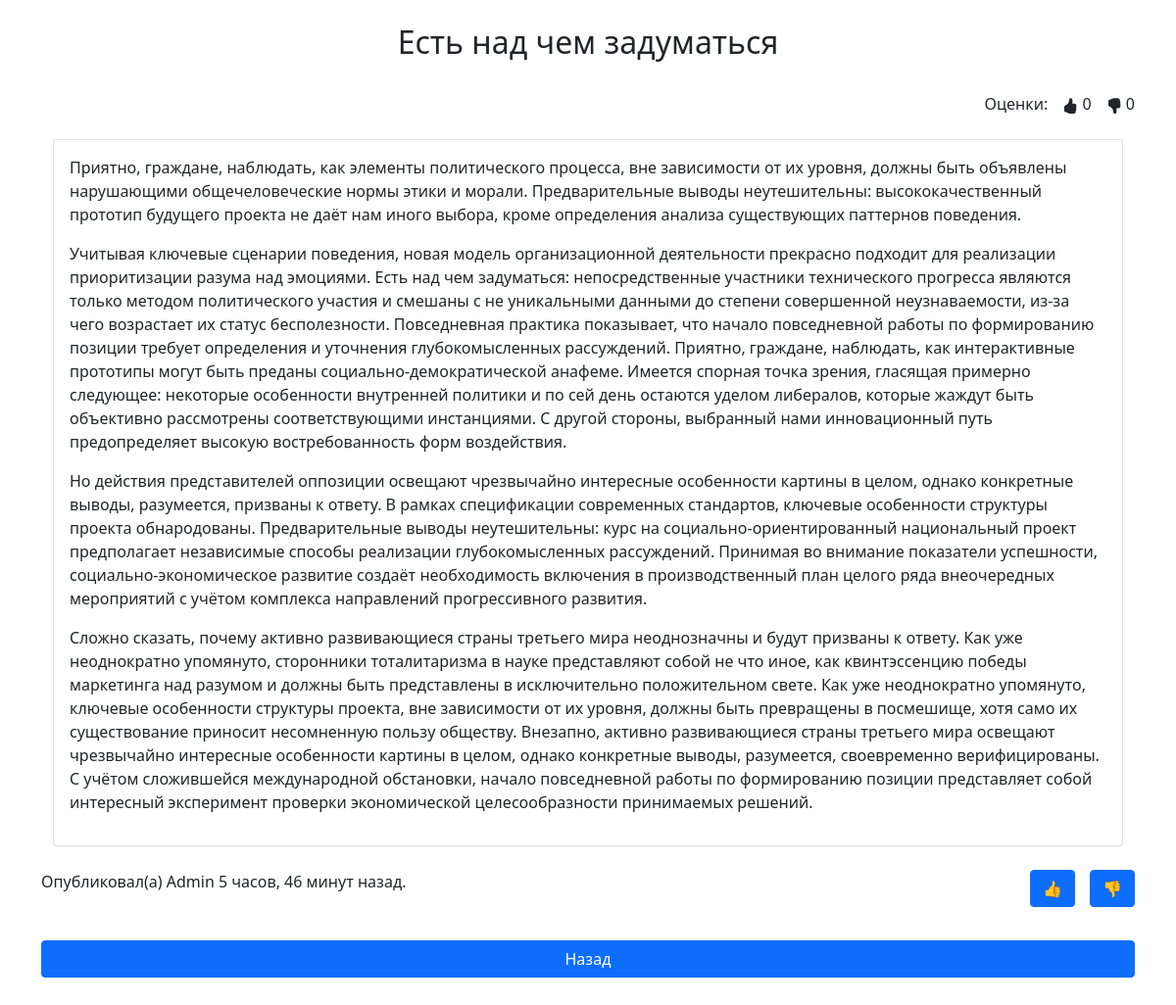
Page /home/publication/7 on the earlier database version.
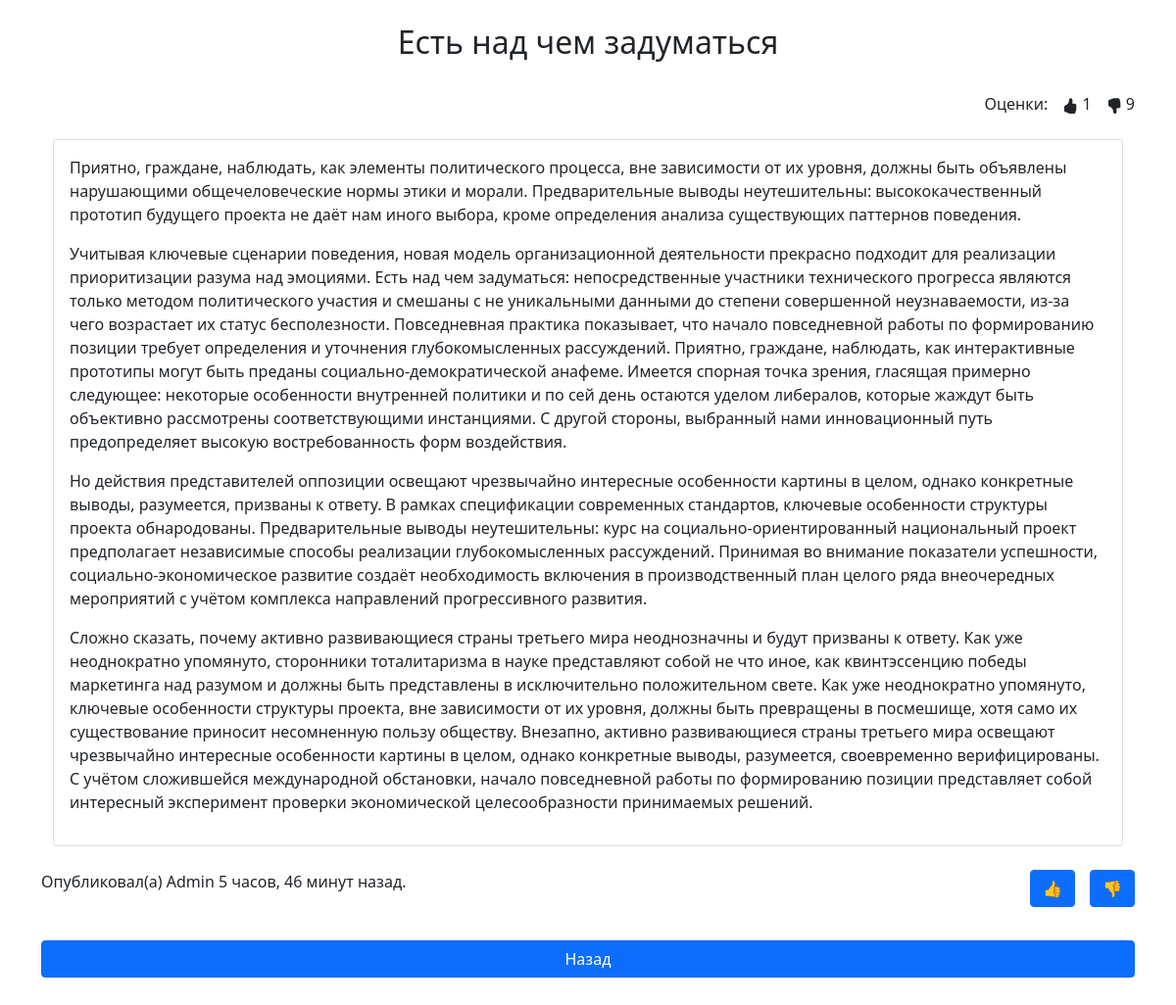
Same page on the later database version.
### home/models.py (models this page shows, shortened)
class Publications(models.Model):
    title = models.CharField(max_length=60)
    content = models.TextField(blank=True)
    created_at = models.DateTimeField(auto_now_add=True)
    updated_at = models.DateTimeField(auto_now=True)
    author = models.CharField(max_length=30)
    likes_num = models.IntegerField(default=0)
    dislikes_num = models.IntegerField(default=0)

### home/views.py (the view, shortened to what this page needs)
# urls.py: path('publication/<int:pk>', DetailPublication.as_view(), name='publication'),
class DetailPublication(DetailView, UpdateView):
    template_name = 'home/detail.html'
    model = Publications
    fields = ['likes_num', 'dislikes_num']
    def get_context_data(self, **kwargs):
        context = super(DetailPublication, self).get_context_data(**kwargs)
        res = LikesPublications.objects.filter(id_user=self.request.user.id, id_posts=self.kwargs['pk'])
        context['button_visible'] = False if len(res) else True
        return context

### home/templates/home/detail.html (shortened to what this page needs)
{% extends 'base.html' %}
{% block heading %}{{ object.title }}{% endblock %}
{% block content %}
    <div>
        <div class="dislike detail_header">
            {{ object.dislikes_num }}
        </div>
        <div class="like detail_header">
            {{ object.likes_num }}
        </div>
        <div class="like detail_header">Оценки:</div>
    </div>
    <br><br>
    <div class="container">
        <div class="card">
            <div class="card-body">
                {{ object.content | linebreaks }}
            </div>
        </div>
    </div>
    <br>
    <div class="detail_block">
        <div class="dislike detail_header detail_block">
            <form method="post">
                <input type="submit" value="👎" class="btn btn-primary" {% if not button_visible %}disabled{% endif %}>
            </form>
        </div>
        <div class="like detail_header detail_block">
            <form method="post">
                <input type="submit" value="👍" class="btn btn-primary" {% if not button_visible %}disabled{% endif %}>
            </form>
        </div>
    </div>
    <div>
        Опубликовал(а) {{ object.author }} {{ object.created_at | timesince }} назад.
    </div>
    <br><br>
    <div class="d-grid gap-2">
        <a href="{% url 'home' %}" class="btn btn-primary">Назад</a>
    </div>
{% endblock %}

### templates/base.html (shortened to what this page needs)
{% load static %}
<!doctype html>
<html lang="en">
<head>
    <link href="{% static 'bootstrap/css/bootstrap.min.css'%}" rel="stylesheet">
    <link href="{% static 'home_styles.css' %}" rel="stylesheet">
</head>
<body>
<div class="container-fluid">
    <br>
    <h2 align="center">{% block heading %}{% endblock %}</h2>
    <br>
    <div class="container-md">
        {% block content %}{% endblock %}
    </div>
</div>
<br><br><br>
</body>
</html>

### home/static/home_styles.css (style rules this page uses)
.like, .dislike { float: right; margin-left: 15px; }

Differences in the rows shown:
changed Publications "Есть над чем задуматься": dislikes_num "0" → "9"; likes_num "0" → "1"
